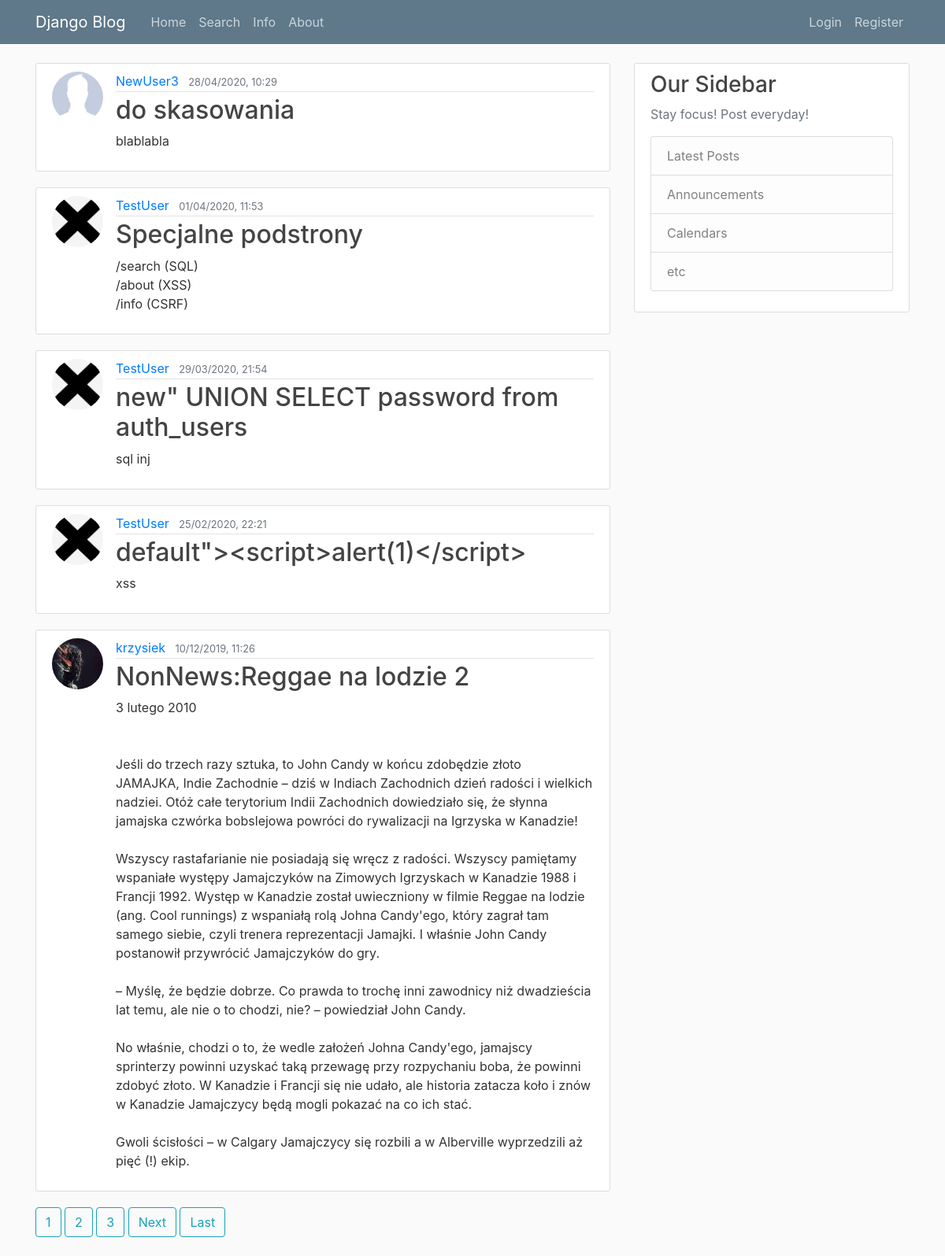
The page / on the database its author committed.
### blog/models.py (models this page shows, shortened)
class Post(models.Model):
    title = models.CharField(max_length=100)
    content = models.TextField()
    date_posted = models.DateTimeField(default=timezone.now)
    author = models.ForeignKey(User, on_delete=models.CASCADE)

### users/models.py (models this page shows, shortened)
class Profile(models.Model):
    user = models.OneToOneField(User, on_delete=models.CASCADE)
    image = models.ImageField(default='default.jpg', upload_to='profile_pics')

### blog/views.py (the view)
# urls.py: path('', PostListView.as_view(), name='blog-home'),
class PostListView(ListView):
    model = Post
    template_name = 'blog/home.html'
    context_object_name = 'posts'
    ordering = ['-date_posted']
    paginate_by = 5

### blog/templates/blog/home.html (shortened to what this page needs)
{% extends "blog/base.html" %}
{% block content %}
    {% for post in posts %}
        <article class="media content-section">
          <img class="rounded-circle article-img" src="{{ post.author.profile.image.url }}">
          <div class="media-body">
            <div class="article-metadata">
              <a class="mr-2" href="{% url 'user-posts' post.author.username %}">{{ post.author }}</a>
              <small class="text-muted">{{ post.date_posted|date:"d/m/Y, H:i" }}</small>
            </div>
            <h2><a class="article-title" href="{% url 'post-detail' post.id %}">{{ post.title }}</a></h2>
            <p class="article-content">{{ post.content }}</p>
          </div>
        </article>
    {% endfor %}
    {% if is_paginated %}
        {% for num in page_obj.paginator.page_range %}
            {% if page_obj.numbr == num %}
                <a class="btn btn-info mb-4" href="?page={{ num }}">{{ num }}</a>
            {% elif num > page_obj.number|add:'-3' and num < page_obj.number|add:'3'%}
                <a class="btn btn-outline-info mb-4" href="?page={{ num }}">{{ num }}</a>
            {% endif %}
        {% endfor %}
        {% if page_obj.has_next %}
            <a class="btn btn-outline-info mb-4" href="?page=1">Next</a>
            <a class="btn btn-outline-info mb-4" href="?page={{ page_obj.paginator.num_pages }}">Last</a>
        {% endif %}
    {% endif %}
{% endblock content %}

### blog/templates/blog/base.html (shortened to what this page needs)
{% load static %}
<!DOCTYPE html>
<html>
<head>
    <link rel="stylesheet" href="https://stackpath.bootstrapcdn.com/bootstrap/4.4.1/css/bootstrap.min.css">
    <link rel="stylesheet" type="text/css" href="{% static 'blog/main.css' %}">
</head>
<body>
    <header class="site-header">
      <nav class="navbar navbar-expand-md navbar-dark bg-steel fixed-top">
        <div class="container">
          <a class="navbar-brand mr-4" href="{% url 'blog-home' %}">Django Blog</a>
          <div class="collapse navbar-collapse" id="navbarToggle">
            <div class="navbar-nav mr-auto">
              <a class="nav-item nav-link" href="{% url 'blog-home' %}">Home</a>
              <a class="nav-item nav-link" href="{% url 'search' %}">Search</a>
              <a class="nav-item nav-link" href="{% url 'info' %}">Info</a>
              <a class="nav-item nav-link" href="{% url 'blog-about' %}">About</a>
            </div>
            <div class="navbar-nav">
                {% if user.is_authenticated %}
                <a class="nav-item nav-link" href="{% url 'post-create' %}">New Post</a>
                <a class="nav-item nav-link" href="{% url 'profile' %}">Profile</a>
                <a class="nav-item nav-link" href="{% url 'logout' %}">Logout</a>
                {% else %}
                <a class="nav-item nav-link" href="{% url 'login' %}">Login</a>
                <a class="nav-item nav-link" href="{% url 'register' %}">Register</a>
                {% endif %}
            </div>
          </div>
        </div>
      </nav>
    </header>
    <main role="main" class="container">
      <div class="row">
        <div class="col-md-8">
          {% block content %}{% endblock %}
        </div>
        <div class="col-md-4">
          <div class="content-section">
            <h3>Our Sidebar</h3>
            <p class='text-muted'>Stay focus! Post everyday!
              <ul class="list-group">
                <li class="list-group-item list-group-item-light">Latest Posts</li>
                <li class="list-group-item list-group-item-light">Announcements</li>
                <li class="list-group-item list-group-item-light">Calendars</li>
                <li class="list-group-item list-group-item-light">etc</li>
              </ul>
            </p>
          </div>
        </div>
      </div>
    </main>
</body>
</html>

### blog/static/blog/main.css (style rules this page uses)
body { background: #fafafa; color: #333333; margin-top: 5rem; }
h1, h2, h3, h4, h5, h6 { color: #444444; }
ul { margin: 0; }
.bg-steel { background-color: #5f788a; }
.site-header .navbar-nav .nav-link { color: #cbd5db; }
.content-section { background: #ffffff; padding: 10px 20px; border: 1px solid #dddddd; border-radius: 3px; margin-bottom: 20px; }
.article-title { color: #444444; }
.article-content { white-space: pre-line; }
.article-img { height: 65px; width: 65px; margin-right: 16px; }
.article-metadata { padding-bottom: 1px; margin-bottom: 4px; border-bottom: 1px solid #e3e3e3 }

### rows shown on the page
Post: author.profile.image (placeholder picture), author "NewUser3", date_posted "28/04/2020, 10:29", title "do skasowania", content "blablabla"
Post: author.profile.image (picture), author "TestUser", date_posted "01/04/2020, 11:53", title "Specjalne podstrony", content "/search (SQL) /about (XSS) /info (CSRF)"
Post: author.profile.image (picture), author "TestUser", date_posted "29/03/2020, 21:54", title "new\" UNION SELECT password from auth_users", content "sql inj"
Post: author.profile.image (picture), author "TestUser", date_posted "25/02/2020, 22:21", title "default\"><script>alert(1)</script>", content "xss"
Post: author.profile.image (picture), author "krzysiek", date_posted "10/12/2019, 11:26", title "NonNews:Reggae na lodzie 2", content "3 lutego 2010 Jeśli do trzech razy sztuka, to John Candy w końcu zdobędzie złoto JAMAJKA, Indie Zachodnie – dziś w Indiach Zachodnich dzień radości i wielkich nadziei. Otóż całe terytorium Indii Zachodnich dowiedziało się, że słynna jamajska czwórka bobslejowa powróci do rywalizacji na Igrzyska w Kanadzie! Wszyscy rastafarianie nie posiadają się wręcz z radości. Wszyscy pamiętamy wspaniałe występy Jamajczyków na Zimowych Igrzyskach w Kanadzie 1988 i Francji 1992. Występ w Kanadzie został uwieczniony w filmie Reggae na lodzie (ang. Cool runnings) z wspaniałą rolą Johna Candy'ego, który zagrał tam samego siebie, czyli trenera reprezentacji Jamajki. I właśnie John Candy postanowił przywrócić…"

### other values the page prints
{{ num }} "1" "2" "3"
